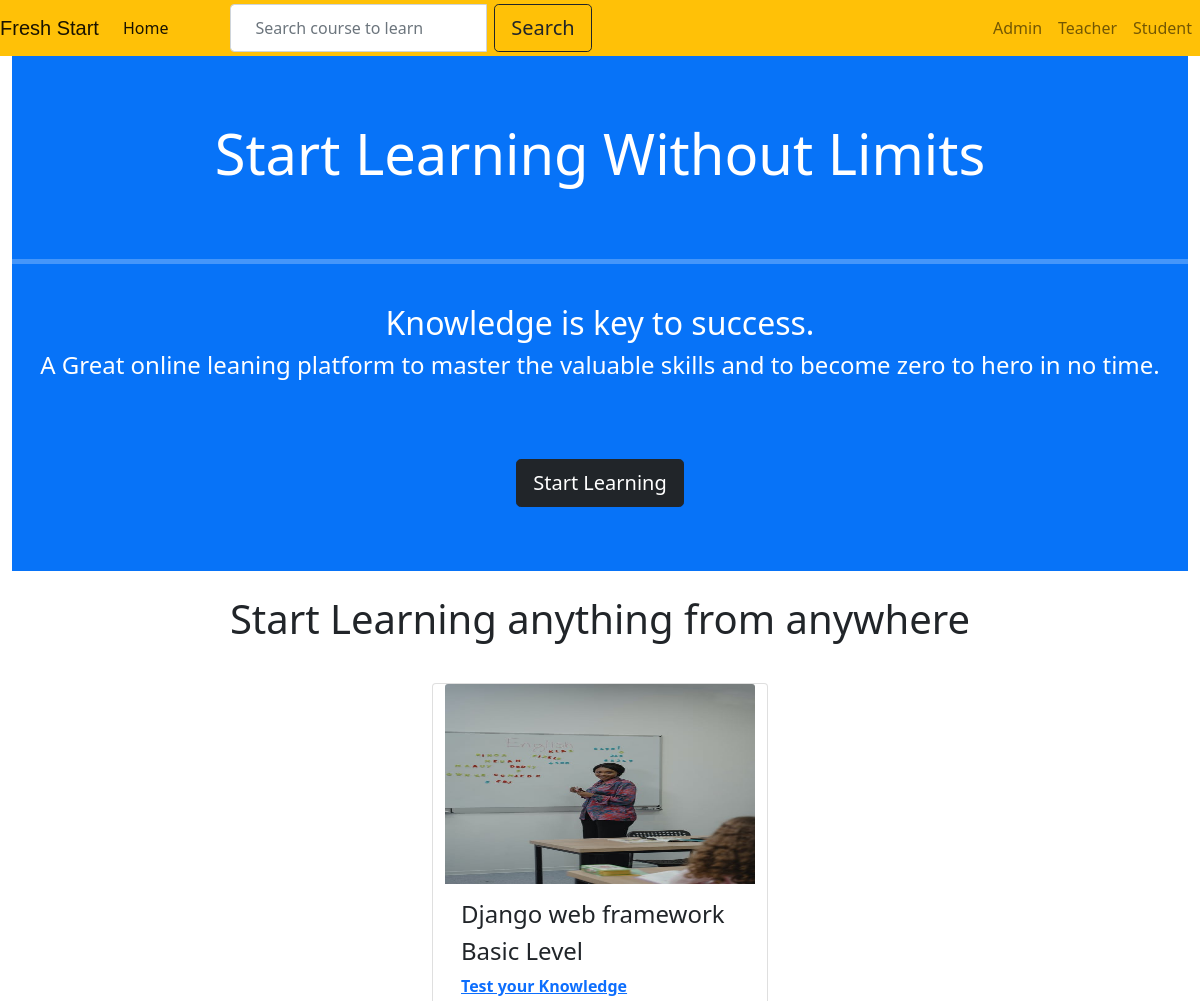
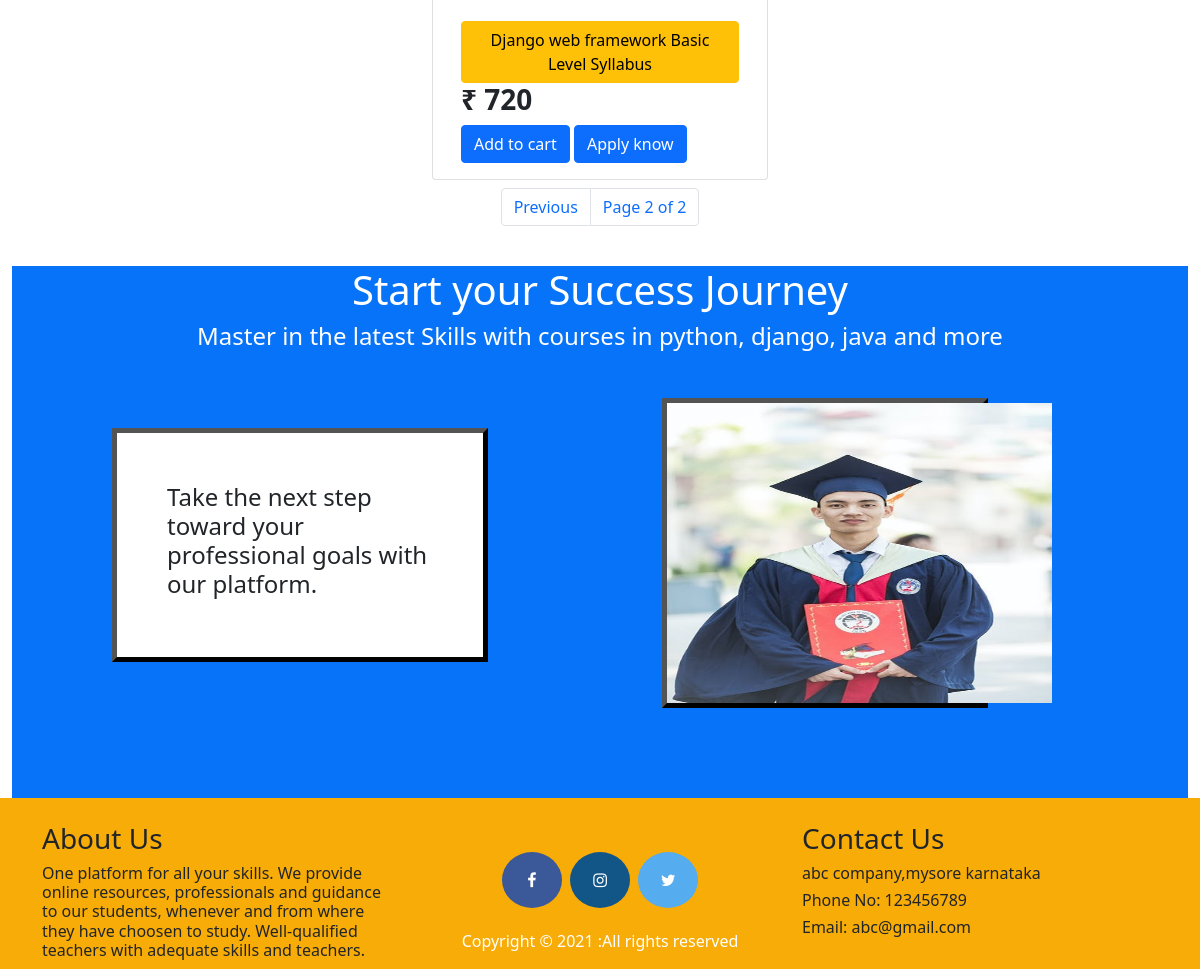
Screenshot of /?page=2 with the database file from the repository (2 pictures, top to bottom).
### management/models.py (models this page shows, shortened)
class Subject(models.Model):
    instructor = models.ForeignKey(User,on_delete=models.CASCADE)
    subect_id=models.CharField(max_length=100,unique=True)
    subject_name=models.CharField(max_length=100)
    slug = models.SlugField(null=True, blank=True)
    level=models.CharField(max_length=100)
    testlink=models.URLField(max_length=200,null=True,blank=True)
    subject_browser=models.CharField(max_length=2000)
    price=models.IntegerField(default=0)
    subject_image=models.ImageField(upload_to='sub_img/%Y/%m/%d')

### management/views.py (the view)
# urls.py: path('',views.home_view,name=''),
def home_view(request):
    if request.user.is_authenticated:
        return HttpResponseRedirect('afterlogin')
    if 's' in request.GET:
        s=request.GET['s']
        data=models.Subject.objects.filter(subject_name__icontains=s)
    else:
        data=models.Subject.objects.all()
    paginator=Paginator(data,3)
    page=request.GET.get('page')
    try:
        data=paginator.page(page)
    except PageNotAnInteger:
        data=paginator.page(1)
    except EmptyPage:
        data=paginator.page(paginator.num_pages)
    return render(request,'management/index.html',{'data':data,'page':page})

### management/templates/management/index.html (shortened to what this page needs)
{% extends 'base.html' %}
{% load static %}
{% block content %}
  {% include "management/navbar.html" %}
  <br>
  <br>
  <div class="jumbotron" style="margin-bottom: 0px;margin-top: 0px;">
    <br><br><br>
    <center><h1 style="color:white" class="display-4 glow">Start Learning Without Limits</h1></center>
    <br><br>
    <hr style="color:white;height: 5px;">
    <br>
    <center><h2 style="color:white">Knowledge is key to success.<h2></center>
    <center><h4 style="color:white">A Great online leaning platform to master the valuable skills and to become zero to hero in no time.</h4></center>
    <br><br><br>
    <p class="lead">
      <a class="btn btn-dark btn-lg" href="/studentsignup" role="button">Start Learning</a>
    </p>
    <br><br>
  </div>
  <br>
  {% include "management/card.html" %}
  <br>
  {% include "management/design.html" %}
  {% include "management/footer.html" %}
  {% endblock content %}

### management/templates/management/card.html (shortened to what this page needs)
{% extends 'base.html' %}
{% load static %}
{% block content %}
  <h1><center>Start Learning anything from anywhere</center></h1>
  <br>
  <div class="container-fluid">
  <div class="row mx-auto">
    {% for i in data %}
<div class="card mx-auto m-2" id="section1" style="width: 21rem;">
    <img src="{{i.subject_image.url}}" class="card-img-top" width="400" height="200" alt="...">
  <div class="card-body">
    <h4 class="card-title">{{i.subject_name}}</h4>
    <h4 class="card-title">{{i.level}}</h4>
    <a href="{{i.testlink}}" ><b>Test your Knowledge</b></a>
    <br><br>
    <a href='{% url "management:detail" i.subect_id %}'><button  class="btn btn-warning">{{i.subject_name}} {{i.level}} Syllabus</button></a>
    <br>
    <h3 class="card-text"><b>₹ {{i.price}}</b></h3>
    <a href="#" class="btn btn-primary">Add to cart</a>
    <a class="btn btn-primary btn-md" href="/studentsignup" role="button">Apply know</a>
  </div>
</div>
{% endfor %}
{% include 'management/pagination.html' with page=data %}
</div>
</div>
  {% endblock content %}

### management/templates/management/index.html (style rules this page uses)
.jumbotron { margin-top: 0px; margin-bottom: 0px; background-color:#0773f8; background-size: cover; background-repeat: no-repeat; margin-top: 40px; margin-bottom: 90px; margin-right: 12px; margin-left: 12px; }
.jumbotron h1 { text-align: center; }
.glow { font-size: 70px; color: #ffffff; text-align: center; -webkit-animation: glow 1s ease-in-out infinite alternate; -moz-animation: glow 1s ease-in-out infinite alternate; animation: glow 1s ease-in-out infinite alternate; }

### management/templates/management/design.html (style rules this page uses)
.jumbotron { margin-top: 0px; margin-bottom: 0px; background-color:#0773f8; background-size: cover; background-repeat: no-repeat; margin-top: 40px; margin-bottom: 40px; margin-right: 12px; margin-left: 12px; }

### management/templates/management/footer.html (style rules this page uses)
p { text-align: center; }

### rows the page displays
Subject: subject_image (picture), subject_name "Django web framework", level "Basic Level", price "720"

### other values shown
{{ page.number }} "2"
{{ page.paginator.num_pages }} "2"
